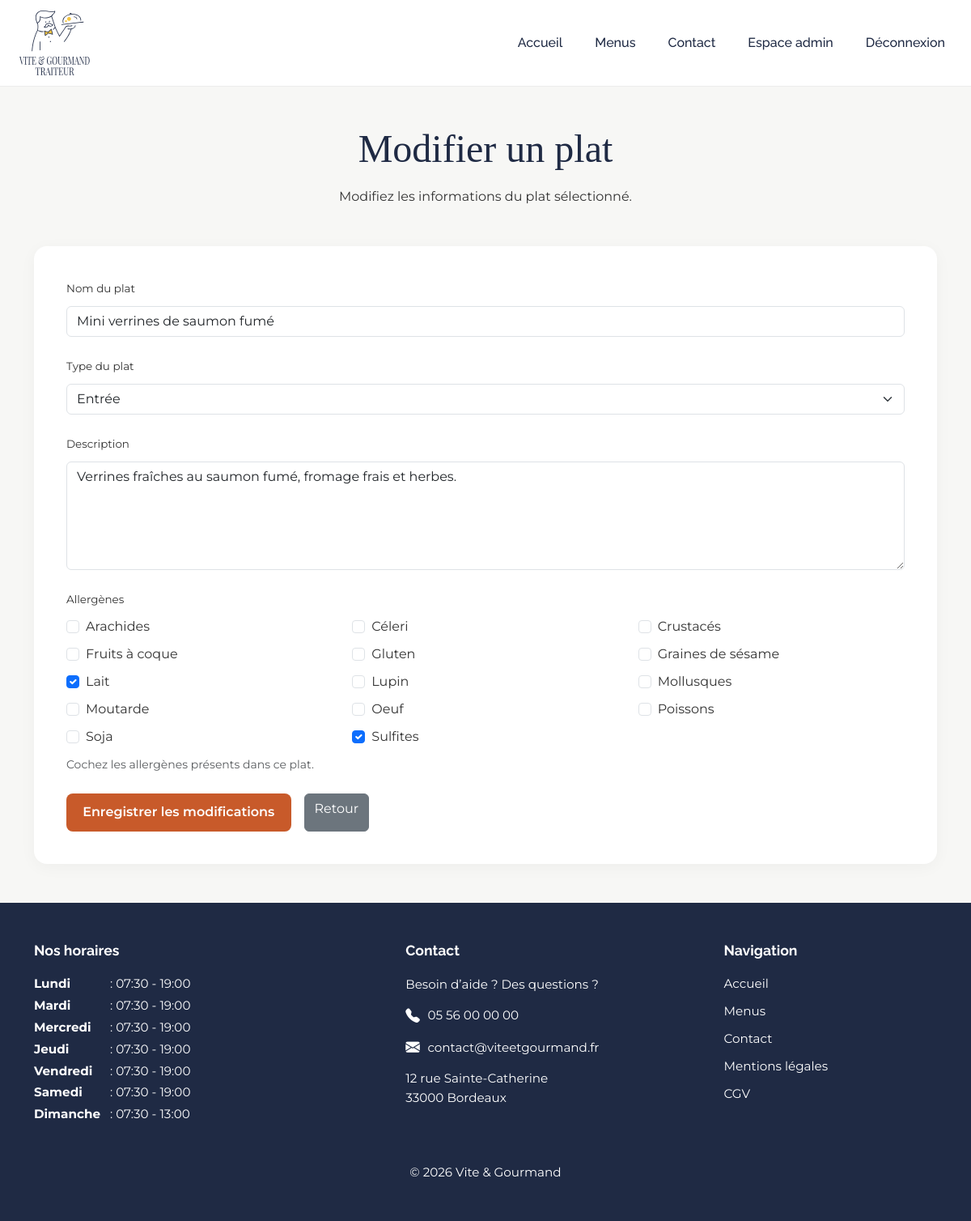
The page /public/index.php?url=employe-plat-edit&id=1 (signed in) on the database its author committed.
### tables this page shows
CREATE TABLE plat (
    id INT AUTO_INCREMENT PRIMARY KEY,
    nom VARCHAR(100) NOT NULL,
    type_plat ENUM('Entrée', 'Plat principal', 'Dessert') NOT NULL,
    description TEXT
);

CREATE TABLE allergene (
    id INT AUTO_INCREMENT PRIMARY KEY,
    nom VARCHAR(100) NOT NULL UNIQUE
);

CREATE TABLE horaire (
    id INT AUTO_INCREMENT PRIMARY KEY,
    jour_semaine ENUM('Lundi', 'Mardi', 'Mercredi', 'Jeudi', 'Vendredi', 'Samedi', 'Dimanche') NOT NULL,
    heure_ouverture TIME NOT NULL,
    heure_fermeture TIME NOT NULL,
    restaurant_id INT NOT NULL
);

### app/Controllers/EmployeeController.php (called while the page is built, shortened)
<?php
require_once __DIR__ . '/../Models/HoraireModel.php';
require_once __DIR__ . '/../Models/PlatModel.php';
class EmployeeController
{
    public function editPlat(): void
    {
        $platModel = new PlatModel();
        $platId = (int) ($_GET['id'] ?? 0);
        $plat = $platModel->getById($platId);
        $allergenes = $platModel->getAllAllergenes();
        $selectedAllergenes = $platModel->getAllergeneIdsByPlatId($platId);
        require_once __DIR__ . '/../Views/pages/employee-plat-edit.php';
    }
}

### app/Models/PlatModel.php (called while the page is built, shortened)
<?php
class PlatModel
{
  public function getById(int $id): ?array
  {
    $pdo = Database::getConnection();
    $stmt = $pdo->prepare(
      "SELECT * FROM plat WHERE id = ?"
    );
    $stmt->execute([$id]);
    $plat = $stmt->fetch();
    return $plat ?: null;
  }
  public function getAllAllergenes(): array
  {
    $pdo = Database::getConnection();
    $stmt = $pdo->query("
        SELECT id, nom
        FROM allergene
        ORDER BY nom ASC
    ");
    return $stmt->fetchAll();
  }
  public function getAllergeneIdsByPlatId(int $platId): array
  {
    $pdo = Database::getConnection();
    $stmt = $pdo->prepare("
        SELECT allergene_id
        FROM plat_allergene
        WHERE plat_id = ?
    ");
    $stmt->execute([$platId]);
    return array_column($stmt->fetchAll(), 'allergene_id');
  }
}

### app/Models/HoraireModel.php (called while the page is built, shortened)
<?php
class HoraireModel
{
    public function getAll(): array
    {
        $pdo = Database::getConnection();
        $sql = "
            SELECT *
            FROM horaire
            ORDER BY FIELD(
                jour_semaine,
                'Lundi',
                'Mardi',
                'Mercredi',
                'Jeudi',
                'Vendredi',
                'Samedi',
                'Dimanche'
            )
        ";
        $stmt = $pdo->query($sql);
        return $stmt->fetchAll();
    }
}

### app/Views/pages/employee-plat-edit.php (the view, shortened to what this page needs)
<?php require_once __DIR__ . '/../layouts/header.php'; ?>
<main class="employee-management-page py-5">
    <section class="container">
        <div class="employee-management-header mb-5">
            <h1 class="employee-management-title">
                Modifier un plat
            </h1>
            <p class="employee-management-text">
                Modifiez les informations du plat sélectionné.
            </p>
        </div>
        <div class="employee-management-card">
            <form method="POST">
                <div class="mb-4">
                    <label for="nom" class="form-label">
                        Nom du plat
                    </label>
                    <input
                        type="text"
                        id="nom"
                        name="nom"
                        class="form-control"
                        value="<?= htmlspecialchars($plat['nom']) ?>"
                        required>
                </div>
                <div class="mb-4">
                    <label for="type_plat" class="form-label">
                        Type du plat
                    </label>
                    <select
                        id="type_plat"
                        name="type_plat"
                        class="form-select"
                        required>
                        <option value="Entrée" <?= $plat['type_plat'] === 'Entrée' ? 'selected' : '' ?>>
                            Entrée
                        </option>
                    </select>
                </div>
                <div class="mb-4">
                    <label for="description" class="form-label">
                        Description
                    </label>
                    <textarea
                        id="description"
                        name="description"
                        class="form-control"
                        rows="5"
                        required><?= htmlspecialchars($plat['description']) ?></textarea>
                </div>
                <div class="mb-4">
                    <label class="form-label">
                        Allergènes
                    </label>
                    <div class="row">
                        <?php foreach ($allergenes as $allergene): ?>
                            <div class="col-md-4 mb-2">
                                <div class="form-check">
                                    <input
                                        class="form-check-input"
                                        type="checkbox"
                                        name="allergenes[]"
                                        value="<?= (int) $allergene['id'] ?>"
                                        id="allergene<?= (int) $allergene['id'] ?>"
                                        <?= in_array((int) $allergene['id'], array_map('intval', $selectedAllergenes), true) ? 'checked' : '' ?>>
                                    <label
                                        class="form-check-label"
                                        for="allergene<?= (int) $allergene['id'] ?>">
                                        <?= htmlspecialchars($allergene['nom']) ?>
                                    </label>
                                </div>
                            </div>
                        <?php endforeach; ?>
                    </div>
                    <small class="form-text text-muted">
                        Cochez les allergènes présents dans ce plat.
                    </small>
                </div>
                <div class="d-flex gap-3">
                    <button
                        type="submit"
                        class="btn employee-management-btn">
                        Enregistrer les modifications
                    </button>
                    <a
                        href="index.php?url=employe-plats"
                        class="btn btn-secondary">
                        Retour
                    </a>
                </div>
            </form>
        </div>
    </section>
</main>
<?php require_once __DIR__ . '/../layouts/footer.php'; ?>

### app/Views/layouts/footer.php (shortened to what this page needs)
<?php
require_once __DIR__ . '/../../Models/HoraireModel.php';
$horaireModel = new HoraireModel();
$footerHoraires = $horaireModel->getAll();
?>
<footer class="site-footer">
    <div class="container">
        <div class="footer-grid">
            <div class="footer-column">
                <h3 class="footer-hours-title">
                    Nos horaires
                </h3>
                <div class="footer-hours-list">
                    <?php foreach ($footerHoraires as $horaire): ?>
                        <p class="footer-hours">
                            <strong>
                                <?= htmlspecialchars($horaire['jour_semaine']) ?>
                            </strong>
                            :
                            <?= htmlspecialchars(substr($horaire['heure_ouverture'], 0, 5)) ?>
                            -
                            <?= htmlspecialchars(substr($horaire['heure_fermeture'], 0, 5)) ?>
                        </p>
                    <?php endforeach; ?>
                </div>
            </div>
            <div class="footer-column">
                <h3 class="footer-hours-title">
                    Contact
                </h3>
                <p class="footer-help">
                    Besoin d’aide ? Des questions ?
                </p>
                <a href="tel:+33556000000" class="footer-contact-link">
                    <i class="bi bi-telephone-fill"></i>
                    05 56 00 00 00
                </a>
                <a href="mailto:contact@viteetgourmand.fr"
                    class="footer-contact-link footer-email">
                    <i class="bi bi-envelope-fill"></i>
                    contact@viteetgourmand.fr
                </a>
                <p class="footer-address">
                    12 rue Sainte-Catherine<br>
                    33000 Bordeaux
                </p>
            </div>
            <div class="footer-column">
                <h3 class="footer-hours-title">
                    Navigation
                </h3>
                <nav class="footer-links">
                    <a href="<?= BASE_URL ?>/index.php?url=accueil">
                        Accueil
                    </a>
                    <a href="<?= BASE_URL ?>/index.php?url=menus">
                        Menus
                    </a>
                    <a href="<?= BASE_URL ?>/index.php?url=contact">
                        Contact
                    </a>
                    <a href="<?= BASE_URL ?>/index.php?url=mentions-legales">
                        Mentions légales
                    </a>
                    <a href="<?= BASE_URL ?>/index.php?url=cgv">
                        CGV
                    </a>
                </nav>
            </div>
        </div>
        <p class="footer-copyright mt-5 mb-0">
            © 2026 Vite & Gourmand
        </p>
    </div>
</footer>
</body>
</html>

### public/assets/css/style.css (style rules this page uses)
:root { --bs-primary: #1F2A44; --bs-secondary: #A69F9F; --bs-warning: #F4C542; --bs-dark: #333333; --vg-bg: #F7F7F5; --vg-cta: #C85A2A; --vg-white: #FFFFFF; }
body { min-height: 100vh; background-color: var(--vg-bg); color: var(--bs-dark); font-family: 'Montserrat', sans-serif; }
h1, h2, h3, h4, h5 { font-family: 'Playfair Display', serif; color: var(--bs-primary); }
a { text-decoration: none; }
.page-layout { min-height: 100vh; display: flex; flex-direction: column; }
main { flex: 1; }
.site-footer { background-color: #1F2A44; color: #FFFFFF; padding: 3rem 1rem; }
.site-footer a { color: #FFFFFF; text-decoration: none; transition: 0.3s ease; }
.footer-grid { display: grid; grid-template-columns: 1.2fr 1fr 0.8fr; gap: 4rem; max-width: 1200px; margin: 0 auto; text-align: left; }
.footer-column { display: flex; flex-direction: column; gap: 0.8rem; }
.footer-hours-title { font-family: 'Raleway', sans-serif; font-weight: 700; font-size: 1.10rem; margin-bottom: 0.5rem; color: #FFFFFF; }
.footer-hours-list { display: flex; flex-direction: column; gap: 0.25rem; }
.footer-hours { margin-bottom: 0; font-size: 0.95rem; line-height: 1.5; }
.footer-hours strong { display: inline-block; min-width: 90px; }
.footer-help, .footer-address, .footer-copyright { font-size: 0.95rem; line-height: 1.6; margin-bottom: 0; }
.footer-contact-link, .footer-email { display: flex; align-items: center; gap: 0.6rem; font-size: 0.95rem; }
.footer-contact-link i, .footer-email i { font-size: 1.1rem; }
.footer-links { display: flex; flex-direction: column; gap: 0.7rem; }
.footer-links a { font-size: 0.95rem; }
.footer-copyright { text-align: center; margin-top: 3rem; }
.form-label { min-height: 24px; margin-bottom: 0.5rem; color: var(--bs-dark); font-size: 0.84rem; }
.form-select, .form-range { min-height: 38px; cursor: pointer; }
.employee-management-page { background-color: var(--vg-bg); }
.employee-management-header { text-align: center; }
.employee-management-title { color: var(--bs-primary); font-size: 3rem; }
.employee-management-text { color: var(--bs-dark); max-width: 700px; margin: 1rem auto 0; line-height: 1.7; }
.employee-management-card { background-color: #ffffff; border-radius: 16px; padding: 2.5rem; box-shadow: 0 4px 20px rgba(0, 0, 0, 0.04); }
.employee-management-btn { background-color: var(--vg-cta); color: #ffffff; font-weight: 600; border-radius: 8px; padding: 0.65rem 1.2rem; }

### rows shown on the page
plat: nom "Mini verrines de saumon fumé", type_plat "Entrée", description "Verrines fraîches au saumon fumé, fromage frais et herbes."
allergene: nom "Arachides"
allergene: nom "Céleri"
allergene: nom "Crustacés"
allergene: nom "Fruits à coque"
allergene: nom "Gluten"
allergene: nom "Graines de sésame"
allergene: id "☑", nom "Lait"
allergene: nom "Lupin"
allergene: nom "Mollusques"
allergene: nom "Moutarde"
allergene: nom "Oeuf"
allergene: nom "Poissons"
allergene: nom "Soja"
allergene: id "☑", nom "Sulfites"
horaire: jour_semaine "Lundi", heure_ouverture "07:30", heure_fermeture "19:00"
horaire: jour_semaine "Mardi", heure_ouverture "07:30", heure_fermeture "19:00"
horaire: jour_semaine "Mercredi", heure_ouverture "07:30", heure_fermeture "19:00"
horaire: jour_semaine "Jeudi", heure_ouverture "07:30", heure_fermeture "19:00"
horaire: jour_semaine "Vendredi", heure_ouverture "07:30", heure_fermeture "19:00"
horaire: jour_semaine "Samedi", heure_ouverture "07:30", heure_fermeture "19:00"
horaire: jour_semaine "Dimanche", heure_ouverture "07:30", heure_fermeture "13:00"
